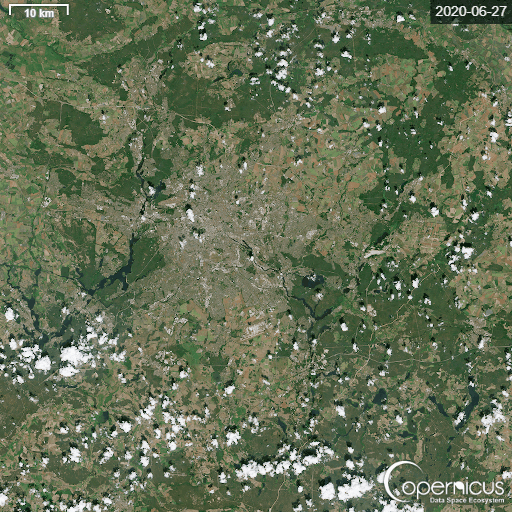
#> input picture satellite_images/Sentinel-2_L2A-202005-202508.gif, 512 x 512 px
$ python test_1.py
#> lines starting #> are read from the running program, lines starting #| are printed output that depends on the picture
import os
import sys
import subprocess
# insert documentation here if needed

# Add Tesseract to PATH
tesseract_path = r'C:\Program Files\Tesseract-OCR'
if tesseract_path not in os.environ['PATH']:
    os.environ['PATH'] = tesseract_path + os.pathsep + os.environ['PATH']

from PIL import Image, ImageOps
import pytesseract

# Also set the direct path as backup
pytesseract.pytesseract.pytesseract_cmd = r'C:\Program Files\Tesseract-OCR\tesseract.exe'

def extract_gif_data(gif_path, output_dir="frames"):
#> called with gif_path = 'Sentinel-2_L2A-202005-202508.gif', output_dir = 'frames'
    os.makedirs(output_dir, exist_ok=True)
    with Image.open(gif_path) as im:
#> im is the input picture: PIL image 512x512 P; mean R, G, B 100.5, 111.9, 84.7
        metadata = []
        for i in range(im.n_frames):
            im.seek(i)
            frame = im.convert('RGB')
            frame_path = f"{output_dir}/frame_{i:03d}.png"
            frame.save(frame_path)

            # OCR Preprocessing: Crop to the date area (adjust coordinates as needed)
            # Example: top-right corner [left, top, right, bottom]
            width, height = frame.size
            date_region = frame.crop((width - 300, 0, width, 50))
            date_text = pytesseract.image_to_string(date_region).strip()

            metadata.append({"frame": i, "path": frame_path, "date": date_text})
            print(f"Processed Frame {i}: {date_text}")
#> this loop made 1 pass
#> pass 1, in extract_gif_data, `date_region = frame.crop((width - 300, 0, width, 50))`:
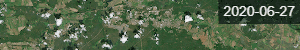
#> date_region: PIL image 300x50 RGB; mean R, G, B 82.7, 99.9, 72.8
#> after the loop, metadata = []

    return metadata

#> (the run stopped early here; a loop or call above may not have finished)
